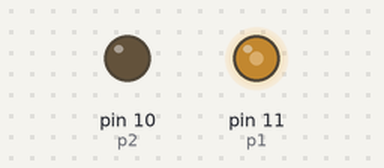
Simulated run of this sketch. Board: Arduino Uno, built with avr-gcc and run on an emulated ATmega328P. Parts: output pins drawn as LEDs (lit = HIGH).

Above: at 0.05 s.
At 0.4 s:
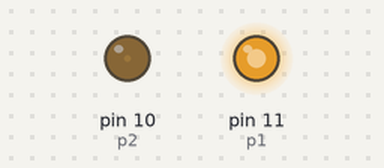
At 1.3 s:
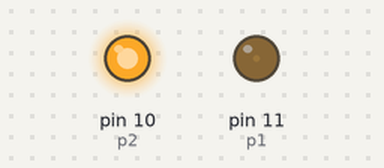
Timing chart, 0 to 3.0 s (numbered marks = the images above):
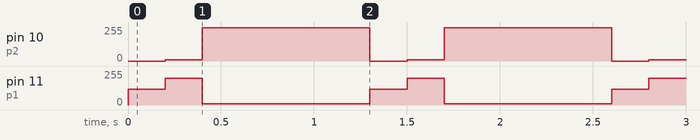

The sketch:

motor_speed_control.ino
```cpp
// C++ code
//
int p1=11,p2=10;
void setup()
{
  pinMode(p1,OUTPUT);
  pinMode(p2,OUTPUT);
}

void loop()
{
analogWrite(p1,120);
 analogWrite(p2,0);
  delay(200);
  analogWrite(p1,199);
  analogWrite(p2,10);
  delay(200);
  analogWrite(p1,10);
  analogWrite(p2,250);
  delay(900);

}
```

Measured:
- by itself, pin 10 (p2): repeats every 1.3 s: 250/255 0.90 s, 0/255 0.20 s, 10/255 0.20 s
- by itself, pin 11 (p1): repeats every 1.3 s: 199/255 0.20 s, 10/255 0.90 s, 120/255 0.20 s
